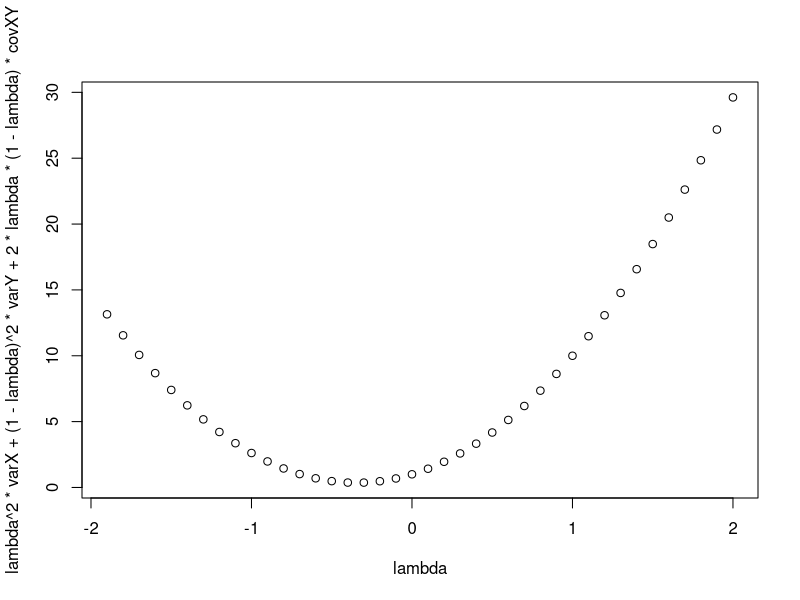

The R script that drew this image:
varX <- 10
varY <- 1
corXY <- 0.9

(covXY <- corXY * sqrt(varX) * sqrt(varY))

lambda <- 1:40/10-2
plot(lambda, lambda^2*varX + (1-lambda)^2*varY + 2*lambda*(1-lambda)*covXY)
## 
